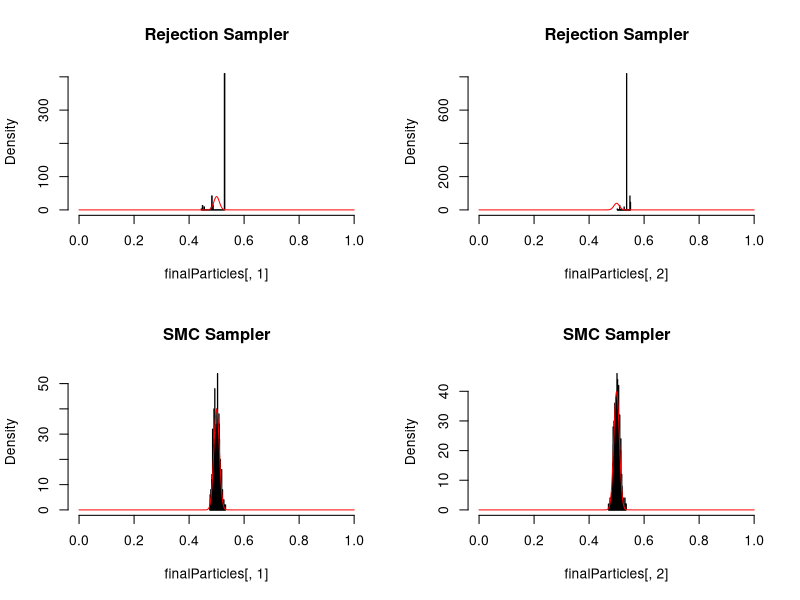

Write R code to recreate this figure.
## ---- chunk 1
set.seed(123)
## ---- chunk 2
likelihood <- function(x) sum(dnorm(x,0.5, 0.01, log = T))
## ---- chunk 3
prior = function(x)sum(dunif(x,0,1))
## ---- chunk 4
initialParticles <- matrix(runif(1000,0,1), ncol = 2)

## ---- chunk 5

smc_sampler <- function(likelihood, prior, initialParticles, iterations =1, resampling = T){
 
  particles <- initialParticles
 
  numPar <- ncol(initialParticles)
 
  for (i in 1:iterations){
    
    likelihoodValues <- apply(particles, 1, likelihood)
    
    relativeL = exp(likelihoodValues - max(likelihoodValues, na.rm = T))^(1/iterations) # dividing max to avoid numerical problems, no effect on the relative probabilities
    
    sel = sample.int(n=length(likelihoodValues), size = length(likelihoodValues), replace = T, prob = relativeL)
    
    particles = particles[sel,]
   
    if (resampling == T){
       
      proposal <- function(x) rnorm(length(x), mean = x, sd = 0.005)
   
      particlesProposals = t(apply(particles, 1, proposal))
   
      particlesProposalsLikelihood <- apply(particlesProposals, 1, likelihood)
 
      jumpProb <- exp(particlesProposalsLikelihood - likelihoodValues[sel])^(i/iterations) * exp(prior(particlesProposals) - prior(particles))
      accepted <- jumpProb > runif(length(particlesProposalsLikelihood), 0 ,1)
     
      particles[accepted, ] = particlesProposals[accepted, ]
    }
   
  }
  return(particles )
}


## ---- chunk 6
par(mfrow = c(2,2))

finalParticles <- smc_sampler(likelihood, prior, initialParticles, iterations = 1, resampling = F)
hist(finalParticles[,1], freq = F, col = "grey", breaks = 50, xlim = c(0,1), main = "Rejection Sampler")
curve(dnorm(x,0.5, 0.01),0,1, n = 5000, add =T, col = "red")
hist(finalParticles[,2], freq = F, col = "grey", breaks = 50, xlim = c(0,1), main = "Rejection Sampler")
curve(dnorm(x,0.5, 0.01),0,1, n = 5000, add =T, col = "red")



finalParticles <- smc_sampler(likelihood, prior, initialParticles, iterations = 50)
hist(finalParticles[,1], freq = F, col = "grey", breaks = 50, xlim = c(0,1), main = "SMC Sampler")
curve(dnorm(x,0.5, 0.01),0,1, n = 5000, add =T, col = "red")
hist(finalParticles[,2], freq = F, col = "grey", breaks = 50, xlim = c(0,1), main = "SMC Sampler")
curve(dnorm(x,0.5, 0.01),0,1, n = 5000, add =T, col = "red")

